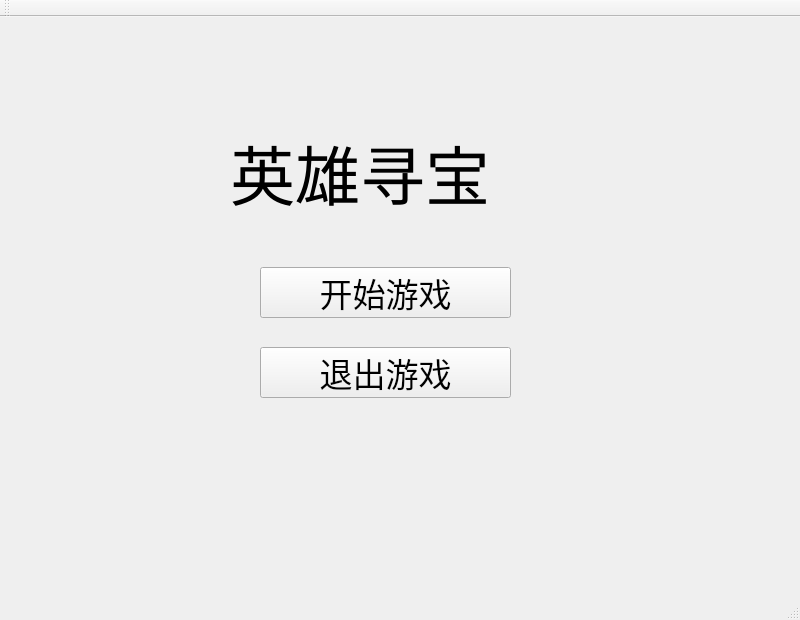
<?xml version="1.0" encoding="UTF-8"?>
<ui version="4.0">
 <class>MainWindow</class>
 <widget class="QMainWindow" name="MainWindow">
  <property name="geometry">
   <rect>
    <x>0</x>
    <y>0</y>
    <width>800</width>
    <height>620</height>
   </rect>
  </property>
  <property name="windowTitle">
   <string>游戏界面</string>
  </property>
  <widget class="QWidget" name="centralWidget">
   <widget class="QLabel" name="label">
    <property name="geometry">
     <rect>
      <x>230</x>
      <y>110</y>
      <width>321</width>
      <height>91</height>
     </rect>
    </property>
    <property name="font">
     <font>
      <family>Arial Rounded MT Bold</family>
      <pointsize>49</pointsize>
      <weight>50</weight>
      <italic>false</italic>
      <bold>false</bold>
      <underline>false</underline>
     </font>
    </property>
    <property name="text">
     <string>英雄寻宝</string>
    </property>
   </widget>
   <widget class="QPushButton" name="pushButton">
    <property name="geometry">
     <rect>
      <x>260</x>
      <y>250</y>
      <width>251</width>
      <height>51</height>
     </rect>
    </property>
    <property name="font">
     <font>
      <pointsize>25</pointsize>
     </font>
    </property>
    <property name="text">
     <string>开始游戏</string>
    </property>
   </widget>
   <widget class="QPushButton" name="pushButton_2">
    <property name="geometry">
     <rect>
      <x>260</x>
      <y>330</y>
      <width>251</width>
      <height>51</height>
     </rect>
    </property>
    <property name="font">
     <font>
      <pointsize>25</pointsize>
     </font>
    </property>
    <property name="text">
     <string>退出游戏</string>
    </property>
   </widget>
  </widget>
  <widget class="QMenuBar" name="menuBar">
   <property name="geometry">
    <rect>
     <x>0</x>
     <y>0</y>
     <width>800</width>
     <height>26</height>
    </rect>
   </property>
  </widget>
  <widget class="QToolBar" name="mainToolBar">
   <attribute name="toolBarArea">
    <enum>TopToolBarArea</enum>
   </attribute>
   <attribute name="toolBarBreak">
    <bool>false</bool>
   </attribute>
  </widget>
  <widget class="QStatusBar" name="statusBar"/>
 </widget>
 <layoutdefault spacing="6" margin="11"/>
 <resources/>
 <connections/>
</ui>
